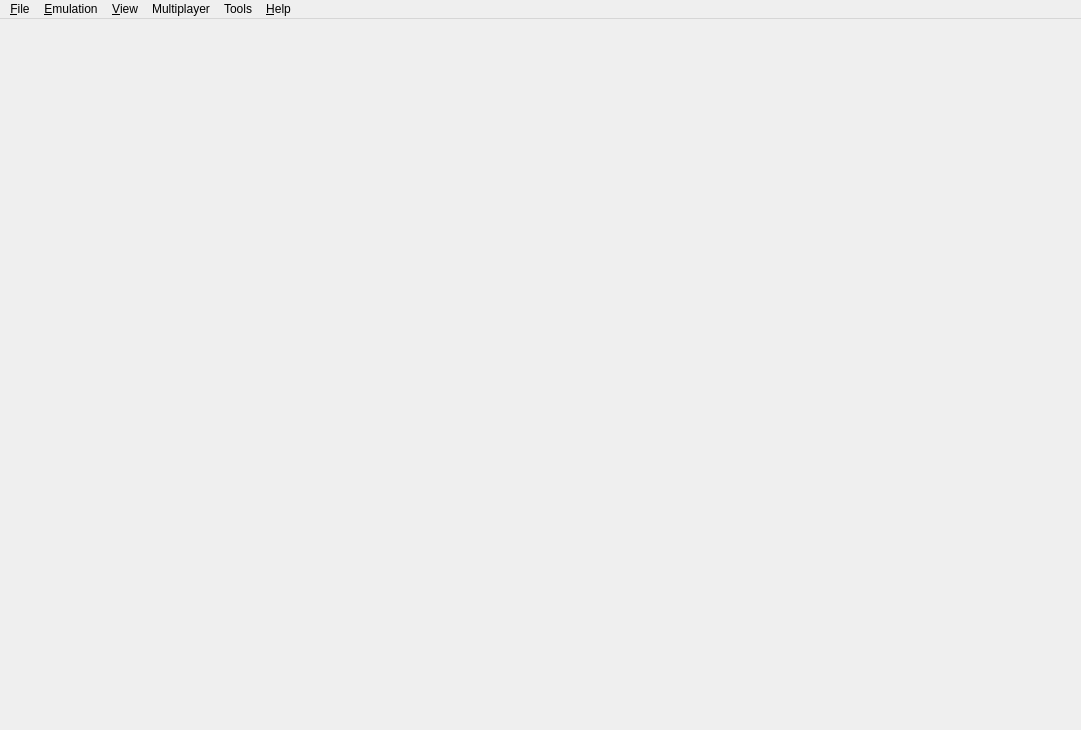
<?xml version="1.0" encoding="UTF-8"?>
<ui version="4.0">
 <class>MainWindow</class>
 <widget class="QMainWindow" name="MainWindow">
  <property name="geometry">
   <rect>
    <x>0</x>
    <y>0</y>
    <width>1081</width>
    <height>730</height>
   </rect>
  </property>
  <property name="windowTitle">
   <string>Citra</string>
  </property>
  <property name="windowIcon">
   <iconset>
    <normaloff>dist/citra.png</normaloff>dist/citra.png</iconset>
  </property>
  <property name="tabShape">
   <enum>QTabWidget::Rounded</enum>
  </property>
  <property name="dockNestingEnabled">
   <bool>true</bool>
  </property>
  <widget class="QWidget" name="centralwidget">
   <layout class="QHBoxLayout" name="horizontalLayout">
    <property name="leftMargin">
     <number>0</number>
    </property>
    <property name="topMargin">
     <number>0</number>
    </property>
    <property name="rightMargin">
     <number>0</number>
    </property>
    <property name="bottomMargin">
     <number>0</number>
    </property>
   </layout>
  </widget>
  <widget class="QMenuBar" name="menubar">
   <property name="geometry">
    <rect>
     <x>0</x>
     <y>0</y>
     <width>1081</width>
     <height>22</height>
    </rect>
   </property>
   <widget class="QMenu" name="menu_File">
    <property name="title">
     <string>&amp;File</string>
    </property>
    <widget class="QMenu" name="menu_Boot_Home_Menu">
     <property name="title">
      <string>Boot Home Menu</string>
     </property>
     <addaction name="action_Boot_Home_Menu_JPN"/>
     <addaction name="action_Boot_Home_Menu_USA"/>
     <addaction name="action_Boot_Home_Menu_EUR"/>
     <addaction name="action_Boot_Home_Menu_AUS"/>
     <addaction name="action_Boot_Home_Menu_CHN"/>
     <addaction name="action_Boot_Home_Menu_KOR"/>
     <addaction name="action_Boot_Home_Menu_TWN"/>
    </widget>
    <widget class="QMenu" name="menu_recent_files">
     <property name="title">
      <string>Recent Files</string>
     </property>
    </widget>
    <widget class="QMenu" name="menu_Amiibo">
     <property name="title">
      <string>Amiibo</string>
     </property>
     <addaction name="action_Load_Amiibo"/>
     <addaction name="action_Remove_Amiibo"/>
    </widget>
    <addaction name="action_Load_File"/>
    <addaction name="action_Install_CIA"/>
    <addaction name="menu_Boot_Home_Menu"/>
    <addaction name="separator"/>
    <addaction name="menu_recent_files"/>
    <addaction name="separator"/>
    <addaction name="menu_Amiibo"/>
    <addaction name="separator"/>
    <addaction name="action_Open_Citra_Folder"/>
    <addaction name="separator"/>
    <addaction name="action_Exit"/>
   </widget>
   <widget class="QMenu" name="menu_Emulation">
    <property name="title">
     <string>&amp;Emulation</string>
    </property>
    <widget class="QMenu" name="menu_Save_State">
     <property name="title">
      <string>Save State</string>
     </property>
     <addaction name="action_Save_to_Oldest_Slot"/>
     <addaction name="separator"/>
    </widget>
    <widget class="QMenu" name="menu_Load_State">
     <property name="title">
      <string>Load State</string>
     </property>
     <addaction name="action_Load_from_Newest_Slot"/>
     <addaction name="separator"/>
    </widget>
    <addaction name="action_Pause"/>
    <addaction name="action_Stop"/>
    <addaction name="action_Restart"/>
    <addaction name="separator"/>
    <addaction name="menu_Load_State"/>
    <addaction name="menu_Save_State"/>
    <addaction name="separator"/>
    <addaction name="action_Configure"/>
    <addaction name="action_Configure_Current_Game"/>
   </widget>
   <widget class="QMenu" name="menu_View">
    <property name="title">
     <string>&amp;View</string>
    </property>
    <widget class="QMenu" name="menu_View_Debugging">
     <property name="title">
      <string>Debugging</string>
     </property>
     <addaction name="action_Create_Pica_Surface_Viewer"/>
     <addaction name="separator"/>
    </widget>
    <widget class="QMenu" name="menu_Screen_Layout">
     <property name="title">
      <string>Screen Layout</string>
     </property>
     <addaction name="action_Screen_Layout_Default"/>
     <addaction name="action_Screen_Layout_Single_Screen"/>
     <addaction name="action_Screen_Layout_Large_Screen"/>
     <addaction name="action_Screen_Layout_Hybrid_Screen"/>
     <addaction name="action_Screen_Layout_Side_by_Side"/>
     <addaction name="action_Screen_Layout_Separate_Windows"/>
     <addaction name="separator"/>
     <addaction name="action_Screen_Layout_Upright_Screens"/>
     <addaction name="action_Screen_Layout_Swap_Screens"/>
    </widget>
    <addaction name="action_Fullscreen"/>
    <addaction name="action_Single_Window_Mode"/>
    <addaction name="menu_Screen_Layout"/>
    <addaction name="separator"/>
    <addaction name="action_Display_Dock_Widget_Headers"/>
    <addaction name="action_Show_Filter_Bar"/>
    <addaction name="action_Show_Status_Bar"/>
    <addaction name="separator"/>
    <addaction name="menu_View_Debugging"/>
   </widget>
   <widget class="QMenu" name="menu_Multiplayer">
    <property name="enabled">
     <bool>true</bool>
    </property>
    <property name="title">
     <string>Multiplayer</string>
    </property>
    <addaction name="action_View_Lobby"/>
    <addaction name="action_Start_Room"/>
    <addaction name="action_Connect_To_Room"/>
    <addaction name="separator"/>
    <addaction name="action_Show_Room"/>
    <addaction name="action_Leave_Room"/>
   </widget>
   <widget class="QMenu" name="menu_Tools">
    <property name="title">
     <string>Tools</string>
    </property>
    <widget class="QMenu" name="menu_Movie">
     <property name="title">
      <string>Movie</string>
     </property>
     <addaction name="action_Record_Movie"/>
     <addaction name="action_Play_Movie"/>
     <addaction name="action_Close_Movie"/>
     <addaction name="separator"/>
     <addaction name="action_Movie_Read_Only_Mode"/>
     <addaction name="action_Save_Movie"/>
    </widget>
    <widget class="QMenu" name="menu_Frame_Advance">
     <property name="title">
      <string>Frame Advance</string>
     </property>
     <addaction name="action_Enable_Frame_Advancing"/>
     <addaction name="action_Advance_Frame"/>
    </widget>
    <addaction name="menu_Movie"/>
    <addaction name="menu_Frame_Advance"/>
    <addaction name="separator"/>
    <addaction name="action_Capture_Screenshot"/>
    <addaction name="action_Dump_Video"/>
   </widget>
   <widget class="QMenu" name="menu_Help">
    <property name="title">
     <string>&amp;Help</string>
    </property>
    <addaction name="action_Check_For_Updates"/>
    <addaction name="action_Open_Maintenance_Tool"/>
    <addaction name="separator"/>
    <addaction name="action_Report_Compatibility"/>
    <addaction name="separator"/>
    <addaction name="action_FAQ"/>
    <addaction name="action_About"/>
   </widget>
   <addaction name="menu_File"/>
   <addaction name="menu_Emulation"/>
   <addaction name="menu_View"/>
   <addaction name="menu_Multiplayer"/>
   <addaction name="menu_Tools"/>
   <addaction name="menu_Help"/>
  </widget>
  <action name="action_Load_File">
   <property name="text">
    <string>Load File...</string>
   </property>
  </action>
  <action name="action_Install_CIA">
   <property name="text">
    <string>Install CIA...</string>
   </property>
  </action>
  <action name="action_Boot_Home_Menu_JPN">
   <property name="text">
    <string>JPN</string>
   </property>
  </action>
  <action name="action_Boot_Home_Menu_USA">
   <property name="text">
    <string>USA</string>
   </property>
  </action>
  <action name="action_Boot_Home_Menu_EUR">
   <property name="text">
    <string>EUR</string>
   </property>
  </action>
  <action name="action_Boot_Home_Menu_AUS">
   <property name="text">
    <string>AUS</string>
   </property>
  </action>
  <action name="action_Boot_Home_Menu_CHN">
   <property name="text">
    <string>CHN</string>
   </property>
  </action>
  <action name="action_Boot_Home_Menu_KOR">
   <property name="text">
    <string>KOR</string>
   </property>
  </action>
  <action name="action_Boot_Home_Menu_TWN">
   <property name="text">
    <string>TWN</string>
   </property>
  </action>
  <action name="action_Exit">
   <property name="text">
    <string>E&amp;xit</string>
   </property>
  </action>
  <action name="action_Pause">
   <property name="enabled">
    <bool>false</bool>
   </property>
   <property name="text">
    <string>&amp;Pause</string>
   </property>
  </action>
  <action name="action_Stop">
   <property name="enabled">
    <bool>false</bool>
   </property>
   <property name="text">
    <string>&amp;Stop</string>
   </property>
  </action>
  <action name="action_Save">
   <property name="enabled">
    <bool>false</bool>
   </property>
   <property name="text">
    <string>Save</string>
   </property>
  </action>
  <action name="action_Load">
   <property name="enabled">
    <bool>false</bool>
   </property>
   <property name="text">
    <string>Load</string>
   </property>
  </action>
  <action name="action_FAQ">
   <property name="text">
    <string>FAQ</string>
   </property>
  </action>
  <action name="action_About">
   <property name="text">
    <string>About Citri</string>
   </property>
   <property name="menuRole">
    <enum>QAction::AboutRole</enum>
   </property>
  </action>
  <action name="action_Single_Window_Mode">
   <property name="checkable">
    <bool>true</bool>
   </property>
   <property name="text">
    <string>Single Window Mode</string>
   </property>
  </action>
  <action name="action_Save_to_Oldest_Slot">
   <property name="text">
    <string>Save to Oldest Slot</string>
   </property>
  </action>
  <action name="action_Load_from_Newest_Slot">
   <property name="text">
    <string>Load from Newest Slot</string>
   </property>
  </action>
  <action name="action_Configure">
   <property name="text">
    <string>Configure...</string>
   </property>
   <property name="menuRole">
    <enum>QAction::PreferencesRole</enum>
   </property>
  </action>
  <action name="action_Display_Dock_Widget_Headers">
   <property name="checkable">
    <bool>true</bool>
   </property>
   <property name="text">
    <string>Display Dock Widget Headers</string>
   </property>
  </action>
  <action name="action_Show_Filter_Bar">
   <property name="checkable">
    <bool>true</bool>
   </property>
   <property name="text">
    <string>Show Filter Bar</string>
   </property>
  </action>
  <action name="action_Show_Status_Bar">
   <property name="checkable">
    <bool>true</bool>
   </property>
   <property name="text">
    <string>Show Status Bar</string>
   </property>
  </action>
  <action name="action_Create_Pica_Surface_Viewer">
   <property name="text">
    <string>Create Pica Surface Viewer</string>
   </property>
  </action>
  <action name="action_Record_Movie">
   <property name="text">
    <string>Record...</string>
   </property>
  </action>
  <action name="action_Play_Movie">
   <property name="text">
    <string>Play...</string>
   </property>
  </action>
  <action name="action_Close_Movie">
   <property name="text">
    <string>Close</string>
   </property>
  </action>
  <action name="action_Save_Movie">
   <property name="enabled">
    <bool>false</bool>
   </property>
   <property name="text">
    <string>Save without Closing</string>
   </property>
  </action>
  <action name="action_Movie_Read_Only_Mode">
   <property name="checkable">
    <bool>true</bool>
   </property>
   <property name="checked">
    <bool>true</bool>
   </property>
   <property name="text">
    <string>Read-Only Mode</string>
   </property>
  </action>
  <action name="action_Enable_Frame_Advancing">
   <property name="checkable">
    <bool>true</bool>
   </property>
   <property name="text">
    <string>Enable Frame Advancing</string>
   </property>
  </action>
  <action name="action_Advance_Frame">
   <property name="enabled">
    <bool>false</bool>
   </property>
   <property name="text">
    <string>Advance Frame</string>
   </property>
  </action>
  <action name="action_Capture_Screenshot">
   <property name="enabled">
    <bool>false</bool>
   </property>
   <property name="text">
    <string>Capture Screenshot</string>
   </property>
  </action>
  <action name="action_Dump_Video">
   <property name="checkable">
    <bool>true</bool>
   </property>
   <property name="text">
    <string>Dump Video</string>
   </property>
  </action>
  <action name="action_View_Lobby">
   <property name="enabled">
    <bool>true</bool>
   </property>
   <property name="text">
    <string>Browse Public Game Lobby</string>
   </property>
  </action>
  <action name="action_Start_Room">
   <property name="enabled">
    <bool>true</bool>
   </property>
   <property name="text">
    <string>Create Room</string>
   </property>
  </action>
  <action name="action_Leave_Room">
   <property name="enabled">
    <bool>false</bool>
   </property>
   <property name="text">
    <string>Leave Room</string>
   </property>
  </action>
  <action name="action_Connect_To_Room">
   <property name="text">
    <string>Direct Connect to Room</string>
   </property>
  </action>
  <action name="action_Show_Room">
   <property name="enabled">
    <bool>false</bool>
   </property>
   <property name="text">
    <string>Show Current Room</string>
   </property>
  </action>
  <action name="action_Fullscreen">
   <property name="checkable">
    <bool>true</bool>
   </property>
   <property name="text">
    <string>Fullscreen</string>
   </property>
  </action>
  <action name="action_Open_Maintenance_Tool">
   <property name="text">
    <string>Modify Citra Install</string>
   </property>
   <property name="toolTip">
    <string>Opens the maintenance tool to modify your Citra installation</string>
   </property>
  </action>
  <action name="action_Screen_Layout_Default">
   <property name="checkable">
    <bool>true</bool>
   </property>
   <property name="text">
    <string>Default</string>
   </property>
  </action>
  <action name="action_Screen_Layout_Single_Screen">
   <property name="checkable">
    <bool>true</bool>
   </property>
   <property name="text">
    <string>Single Screen</string>
   </property>
  </action>
  <action name="action_Screen_Layout_Large_Screen">
   <property name="checkable">
    <bool>true</bool>
   </property>
   <property name="text">
    <string>Large Screen</string>
   </property>
  </action>
  <action name="action_Screen_Layout_Hybrid_Screen">
   <property name="checkable">
    <bool>true</bool>
   </property>
   <property name="text">
    <string>Hybrid Screen</string>
   </property>
  </action>
  <action name="action_Screen_Layout_Side_by_Side">
   <property name="checkable">
    <bool>true</bool>
   </property>
   <property name="text">
    <string>Side by Side</string>
   </property>
  </action>
  <action name="action_Screen_Layout_Separate_Windows">
   <property name="checkable">
    <bool>true</bool>
   </property>
   <property name="text">
    <string>Separate Windows</string>
   </property>
  </action>
  <action name="action_Screen_Layout_Swap_Screens">
   <property name="checkable">
    <bool>true</bool>
   </property>
   <property name="text">
    <string>Swap Screens</string>
   </property>
  </action>
  <action name="action_Screen_Layout_Upright_Screens">
   <property name="checkable">
    <bool>true</bool>
   </property>
   <property name="text">
    <string>Rotate Upright</string>
   </property>
  </action>
  <action name="action_Check_For_Updates">
   <property name="text">
    <string>Check for Updates</string>
   </property>
  </action>
  <action name="action_Report_Compatibility">
   <property name="enabled">
    <bool>false</bool>
   </property>
   <property name="text">
    <string>Report Compatibility</string>
   </property>
   <property name="visible">
    <bool>false</bool>
   </property>
  </action>
  <action name="action_Restart">
   <property name="enabled">
    <bool>false</bool>
   </property>
   <property name="text">
    <string>Restart</string>
   </property>
  </action>
  <action name="action_Load_Amiibo">
   <property name="enabled">
    <bool>false</bool>
   </property>
   <property name="text">
    <string>Load...</string>
   </property>
  </action>
  <action name="action_Remove_Amiibo">
   <property name="enabled">
    <bool>false</bool>
   </property>
   <property name="text">
    <string>Remove</string>
   </property>
  </action>
  <action name="action_Open_Citra_Folder">
   <property name="text">
    <string>Open Citra Folder</string>
   </property>
  </action>
  <action name="action_Configure_Current_Game">
   <property name="enabled">
    <bool>false</bool>
   </property>
   <property name="text">
    <string>Configure Current Game...</string>
   </property>
   <property name="menuRole">
    <enum>QAction::NoRole</enum>
   </property>
  </action>
 </widget>
 <resources/>
 <connections/>
</ui>
